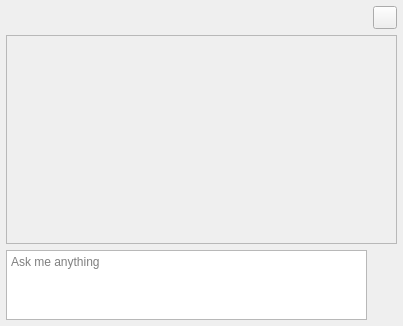
<?xml version="1.0" encoding="UTF-8"?>
<ui version="4.0">
 <class>ChatWidget</class>
 <widget class="QWidget" name="ChatWidget">
  <property name="geometry">
   <rect>
    <x>0</x>
    <y>0</y>
    <width>403</width>
    <height>326</height>
   </rect>
  </property>
  <property name="windowTitle">
   <string>Form</string>
  </property>
  <layout class="QVBoxLayout" name="verticalLayout">
   <property name="leftMargin">
    <number>6</number>
   </property>
   <property name="topMargin">
    <number>6</number>
   </property>
   <property name="rightMargin">
    <number>6</number>
   </property>
   <property name="bottomMargin">
    <number>6</number>
   </property>
   <item>
    <layout class="QHBoxLayout" name="horizontalLayout_2">
     <property name="leftMargin">
      <number>0</number>
     </property>
     <property name="topMargin">
      <number>0</number>
     </property>
     <item>
      <spacer name="horizontalSpacer">
       <property name="orientation">
        <enum>Qt::Horizontal</enum>
       </property>
       <property name="sizeHint" stdset="0">
        <size>
         <width>40</width>
         <height>20</height>
        </size>
       </property>
      </spacer>
     </item>
     <item>
      <widget class="QToolButton" name="toolButtonDeleteAll">
       <property name="toolTip">
        <string>Clear conversation</string>
       </property>
       <property name="text">
        <string/>
       </property>
       <property name="icon">
        <iconset resource="../MainWindow/main_window_resource.qrc">
         <normaloff>:/images/trash.png</normaloff>:/images/trash.png</iconset>
       </property>
      </widget>
     </item>
    </layout>
   </item>
   <item>
    <widget class="QScrollArea" name="scrollArea">
     <property name="widgetResizable">
      <bool>true</bool>
     </property>
     <widget class="QWidget" name="scrollAreaWidgetContents">
      <property name="geometry">
       <rect>
        <x>0</x>
        <y>0</y>
        <width>389</width>
        <height>205</height>
       </rect>
      </property>
      <layout class="QGridLayout" name="gridLayout">
       <item row="0" column="0">
        <widget class="QWidget" name="tableWidget" native="true">
         <layout class="QVBoxLayout" name="verticalLayout_3">
          <property name="leftMargin">
           <number>0</number>
          </property>
          <property name="topMargin">
           <number>0</number>
          </property>
          <property name="rightMargin">
           <number>0</number>
          </property>
          <property name="bottomMargin">
           <number>0</number>
          </property>
          <item>
           <layout class="QVBoxLayout" name="tableLayout"/>
          </item>
          <item>
           <spacer name="verticalSpacer">
            <property name="orientation">
             <enum>Qt::Vertical</enum>
            </property>
            <property name="sizeHint" stdset="0">
             <size>
              <width>20</width>
              <height>176</height>
             </size>
            </property>
           </spacer>
          </item>
         </layout>
        </widget>
       </item>
      </layout>
     </widget>
    </widget>
   </item>
   <item>
    <widget class="QWidget" name="widget" native="true">
     <layout class="QHBoxLayout" name="horizontalLayout">
      <property name="spacing">
       <number>6</number>
      </property>
      <property name="leftMargin">
       <number>0</number>
      </property>
      <property name="topMargin">
       <number>0</number>
      </property>
      <property name="rightMargin">
       <number>0</number>
      </property>
      <property name="bottomMargin">
       <number>0</number>
      </property>
      <item>
       <widget class="QTextEdit" name="textEdit">
        <property name="sizePolicy">
         <sizepolicy hsizetype="Preferred" vsizetype="Preferred">
          <horstretch>0</horstretch>
          <verstretch>0</verstretch>
         </sizepolicy>
        </property>
        <property name="toolTip">
         <string>Press Ctrl+Enter to send message</string>
        </property>
        <property name="placeholderText">
         <string>Ask me anything</string>
        </property>
       </widget>
      </item>
      <item>
       <widget class="QToolButton" name="toolButtonSend">
        <property name="text">
         <string/>
        </property>
        <property name="icon">
         <iconset resource="../MainWindow/main_window_resource.qrc">
          <normaloff>:/images/message.png</normaloff>:/images/message.png</iconset>
        </property>
        <property name="autoRaise">
         <bool>true</bool>
        </property>
        <property name="arrowType">
         <enum>Qt::NoArrow</enum>
        </property>
       </widget>
      </item>
     </layout>
    </widget>
   </item>
  </layout>
 </widget>
 <resources>
  <include location="../MainWindow/main_window_resource.qrc"/>
  <include location="../MainWindow/main_window_resource.qrc"/>
  <include location="../MainWindow/main_window_resource.qrc"/>
 </resources>
 <connections/>
</ui>
